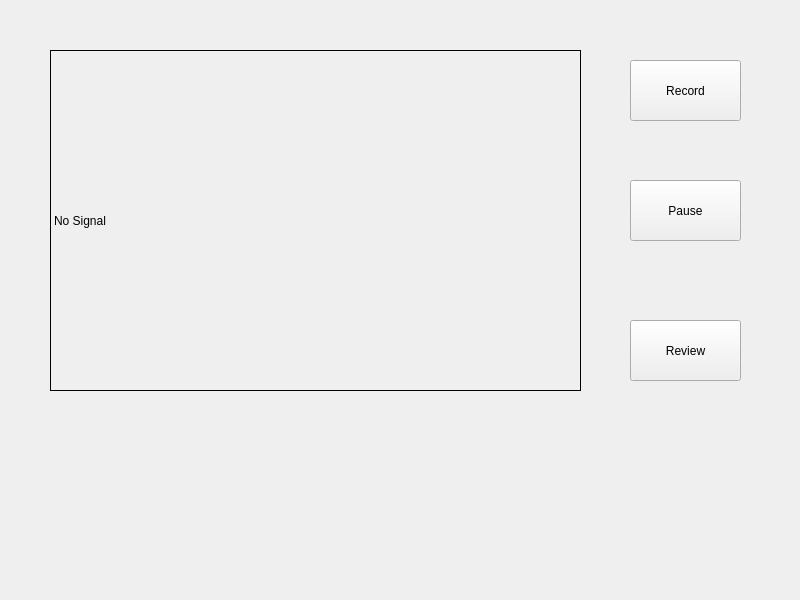
<?xml version="1.0" encoding="UTF-8"?>
<ui version="4.0">
 <class>Widget</class>
 <widget class="QWidget" name="Widget">
  <property name="geometry">
   <rect>
    <x>0</x>
    <y>0</y>
    <width>800</width>
    <height>600</height>
   </rect>
  </property>
  <property name="windowTitle">
   <string>Widget</string>
  </property>
  <widget class="QLabel" name="label">
   <property name="geometry">
    <rect>
     <x>50</x>
     <y>50</y>
     <width>531</width>
     <height>341</height>
    </rect>
   </property>
   <property name="frameShape">
    <enum>QFrame::Box</enum>
   </property>
   <property name="text">
    <string>No Signal</string>
   </property>
  </widget>
  <widget class="QPushButton" name="Record">
   <property name="geometry">
    <rect>
     <x>630</x>
     <y>60</y>
     <width>111</width>
     <height>61</height>
    </rect>
   </property>
   <property name="text">
    <string>Record</string>
   </property>
  </widget>
  <widget class="QPushButton" name="Pause">
   <property name="geometry">
    <rect>
     <x>630</x>
     <y>180</y>
     <width>111</width>
     <height>61</height>
    </rect>
   </property>
   <property name="text">
    <string>Pause</string>
   </property>
  </widget>
  <widget class="QPushButton" name="Review">
   <property name="geometry">
    <rect>
     <x>630</x>
     <y>320</y>
     <width>111</width>
     <height>61</height>
    </rect>
   </property>
   <property name="text">
    <string>Review</string>
   </property>
  </widget>
 </widget>
 <resources/>
 <connections/>
</ui>
